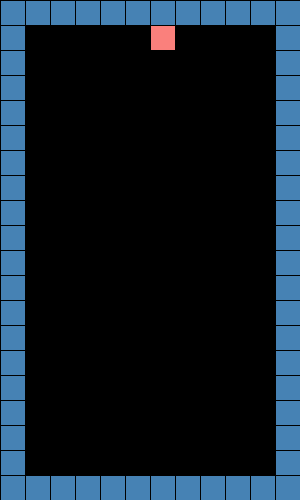
Frame 1 (no input)
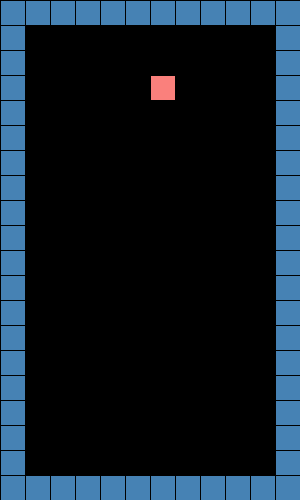
Frame 60 (the mouse pressed at the canvas centre just before this capture)
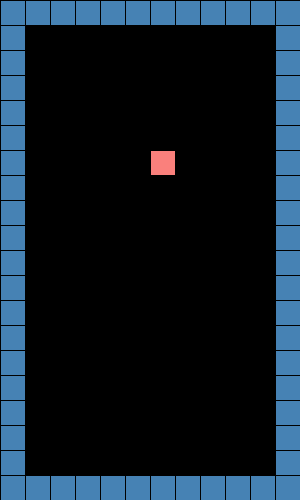
Frame 120 (the mouse held since frame 60 and released just before this capture)

The Processing sketch that drew these frames (run headless with seeded random() and noise(); from frame 60 on, the mouse is pressed at the canvas centre):

// Processing sketch: tetris06
// ── tetris06.pde
int[][]grid={
  {1,1,1,1,1,1,1,1,1,1,1,1},
  {1,0,0,0,0,0,0,0,0,0,0,1},
  {1,0,0,0,0,0,0,0,0,0,0,1},
  {1,0,0,0,0,0,0,0,0,0,0,1},
  {1,0,0,0,0,0,0,0,0,0,0,1},
  {1,0,0,0,0,0,0,0,0,0,0,1},
  {1,0,0,0,0,0,0,0,0,0,0,1},
  {1,0,0,0,0,0,0,0,0,0,0,1},
  {1,0,0,0,0,0,0,0,0,0,0,1},
  {1,0,0,0,0,0,0,0,0,0,0,1},
  {1,0,0,0,0,0,0,0,0,0,0,1},
  {1,0,0,0,0,0,0,0,0,0,0,1},
  {1,0,0,0,0,0,0,0,0,0,0,1},
  {1,0,0,0,0,0,0,0,0,0,0,1},
  {1,0,0,0,0,0,0,0,0,0,0,1},
  {1,0,0,0,0,0,0,0,0,0,0,1},
  {1,0,0,0,0,0,0,0,0,0,0,1},
  {1,0,0,0,0,0,0,0,0,0,0,1},
  {1,0,0,0,0,0,0,0,0,0,0,1},
  {1,1,1,1,1,1,1,1,1,1,1,1}
};
void one(int x,int y){
  fill(250,128,124);
  if(grid[y][x]==0)rect(25*x,25*y,25,25);
}
void setup(){
  size(300,500);
}
int b=0;
float []vx={0,0,300,500};
void draw(){
  background(0);
  for(int x=0;x<12;x++){
    for(int y=0;y<20;y++){
      if(grid[y][x]==1)fill(70,130,180);
      else if(grid[y][x]==2)fill(250,128,124);
      else fill(0);
      rect(x*25,y*25,25,25);
      if(x>300)x=-x;
      if(x<0)x=-x; 
    }
  }
  one(nowX,nowY);
  if(frameCount%20==0){
    //if( testSafe(nowShape, nowY+1, nowX, nowAngle) ) nowY++;
    //else{....}
    if(grid[nowY+1][nowX]==0)nowY++;
    else{
      grid[nowY][nowX]=2;
      nowX=6;nowY=1;
    }
  }
}
boolean testSafe( int shape, int x, int y, int angle ){
  if(shape==1){
    //testSafeShape1(x, y, angle);
    
  }else if(shape==2){
    //testSafeShape2(x,y, angle);
  }
  return true;//safe
}
int nowX=6,nowY=1;
void keyPressed(){
  // if(keyCode==RIGHT && testSafe( nowShape, nowX+1, nowY, nowAngle)==true ){ b=3; nowX++; } 
  if(keyCode==RIGHT && grid[nowY][nowX+1]==0 ){ b=3; nowX++; }
  if(keyCode==LEFT && grid[nowY][nowX-1]==0 ) { b=2; nowX--; }
  if(keyCode==UP) { b=1; nowY--; }
  if(keyCode==DOWN){ b=0; nowY++; }
}
